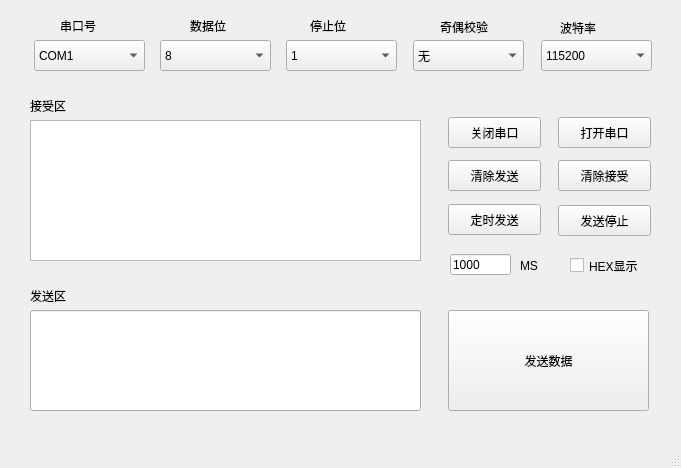
<?xml version="1.0" encoding="UTF-8"?>
<ui version="4.0">
 <class>serial</class>
 <widget class="QMainWindow" name="serial">
  <property name="enabled">
   <bool>true</bool>
  </property>
  <property name="geometry">
   <rect>
    <x>0</x>
    <y>0</y>
    <width>681</width>
    <height>468</height>
   </rect>
  </property>
  <property name="windowTitle">
   <string>Stylle串口助手</string>
  </property>
  <property name="windowIcon">
   <iconset resource="icons.qrc">
    <normaloff>:/system.png</normaloff>:/system.png</iconset>
  </property>
  <widget class="QWidget" name="centralWidget">
   <widget class="QPushButton" name="btn_push">
    <property name="geometry">
     <rect>
      <x>448</x>
      <y>310</y>
      <width>201</width>
      <height>101</height>
     </rect>
    </property>
    <property name="text">
     <string>发送数据</string>
    </property>
   </widget>
   <widget class="QPushButton" name="btn_on">
    <property name="geometry">
     <rect>
      <x>558</x>
      <y>117</y>
      <width>93</width>
      <height>31</height>
     </rect>
    </property>
    <property name="text">
     <string>打开串口</string>
    </property>
   </widget>
   <widget class="QPushButton" name="btn_off">
    <property name="geometry">
     <rect>
      <x>448</x>
      <y>117</y>
      <width>93</width>
      <height>31</height>
     </rect>
    </property>
    <property name="text">
     <string>关闭串口</string>
    </property>
   </widget>
   <widget class="QPushButton" name="btn_tim_off">
    <property name="geometry">
     <rect>
      <x>558</x>
      <y>205</y>
      <width>93</width>
      <height>31</height>
     </rect>
    </property>
    <property name="text">
     <string>发送停止</string>
    </property>
   </widget>
   <widget class="QPushButton" name="btn_del_accept">
    <property name="geometry">
     <rect>
      <x>558</x>
      <y>160</y>
      <width>93</width>
      <height>31</height>
     </rect>
    </property>
    <property name="contextMenuPolicy">
     <enum>Qt::DefaultContextMenu</enum>
    </property>
    <property name="text">
     <string>清除接受</string>
    </property>
   </widget>
   <widget class="QPushButton" name="btn_tim_push">
    <property name="geometry">
     <rect>
      <x>448</x>
      <y>204</y>
      <width>93</width>
      <height>31</height>
     </rect>
    </property>
    <property name="text">
     <string>定时发送</string>
    </property>
   </widget>
   <widget class="QPushButton" name="btn_del_push">
    <property name="geometry">
     <rect>
      <x>448</x>
      <y>160</y>
      <width>93</width>
      <height>31</height>
     </rect>
    </property>
    <property name="text">
     <string>清除发送</string>
    </property>
   </widget>
   <widget class="QLabel" name="up_label">
    <property name="geometry">
     <rect>
      <x>30</x>
      <y>280</y>
      <width>51</width>
      <height>31</height>
     </rect>
    </property>
    <property name="text">
     <string>发送区</string>
    </property>
   </widget>
   <widget class="QLabel" name="lab_accept">
    <property name="geometry">
     <rect>
      <x>30</x>
      <y>90</y>
      <width>61</width>
      <height>31</height>
     </rect>
    </property>
    <property name="text">
     <string>接受区</string>
    </property>
    <property name="textFormat">
     <enum>Qt::PlainText</enum>
    </property>
   </widget>
   <widget class="QComboBox" name="cmb_com">
    <property name="geometry">
     <rect>
      <x>34</x>
      <y>40</y>
      <width>111</width>
      <height>31</height>
     </rect>
    </property>
    <item>
     <property name="text">
      <string>COM1</string>
     </property>
    </item>
    <item>
     <property name="text">
      <string>COM2</string>
     </property>
    </item>
    <item>
     <property name="text">
      <string>COM3</string>
     </property>
    </item>
    <item>
     <property name="text">
      <string>COM4</string>
     </property>
    </item>
    <item>
     <property name="text">
      <string>COM5</string>
     </property>
    </item>
    <item>
     <property name="text">
      <string>COM6</string>
     </property>
    </item>
    <item>
     <property name="text">
      <string>COM7</string>
     </property>
    </item>
    <item>
     <property name="text">
      <string>COM8</string>
     </property>
    </item>
   </widget>
   <widget class="QComboBox" name="cmb_date">
    <property name="geometry">
     <rect>
      <x>160</x>
      <y>40</y>
      <width>111</width>
      <height>31</height>
     </rect>
    </property>
    <item>
     <property name="text">
      <string>8</string>
     </property>
    </item>
    <item>
     <property name="text">
      <string>7</string>
     </property>
    </item>
    <item>
     <property name="text">
      <string>6</string>
     </property>
    </item>
    <item>
     <property name="text">
      <string>5</string>
     </property>
    </item>
   </widget>
   <widget class="QComboBox" name="cmb_stop">
    <property name="geometry">
     <rect>
      <x>286</x>
      <y>40</y>
      <width>111</width>
      <height>31</height>
     </rect>
    </property>
    <item>
     <property name="text">
      <string>1</string>
     </property>
    </item>
    <item>
     <property name="text">
      <string>1.5</string>
     </property>
    </item>
    <item>
     <property name="text">
      <string>2</string>
     </property>
    </item>
   </widget>
   <widget class="QComboBox" name="cmb_parity">
    <property name="geometry">
     <rect>
      <x>413</x>
      <y>40</y>
      <width>111</width>
      <height>31</height>
     </rect>
    </property>
    <item>
     <property name="text">
      <string>无</string>
     </property>
    </item>
    <item>
     <property name="text">
      <string>奇校验</string>
     </property>
    </item>
    <item>
     <property name="text">
      <string>偶校验</string>
     </property>
    </item>
   </widget>
   <widget class="QComboBox" name="cmb_bound">
    <property name="geometry">
     <rect>
      <x>541</x>
      <y>40</y>
      <width>111</width>
      <height>31</height>
     </rect>
    </property>
    <item>
     <property name="text">
      <string>115200</string>
     </property>
    </item>
    <item>
     <property name="text">
      <string>57600</string>
     </property>
    </item>
    <item>
     <property name="text">
      <string>38400</string>
     </property>
    </item>
    <item>
     <property name="text">
      <string>9600</string>
     </property>
    </item>
    <item>
     <property name="text">
      <string>2400</string>
     </property>
    </item>
    <item>
     <property name="text">
      <string>1200</string>
     </property>
    </item>
   </widget>
   <widget class="QLabel" name="lab_com">
    <property name="geometry">
     <rect>
      <x>60</x>
      <y>10</y>
      <width>51</width>
      <height>31</height>
     </rect>
    </property>
    <property name="text">
     <string>串口号</string>
    </property>
   </widget>
   <widget class="QLabel" name="date_label">
    <property name="geometry">
     <rect>
      <x>190</x>
      <y>10</y>
      <width>51</width>
      <height>31</height>
     </rect>
    </property>
    <property name="text">
     <string>数据位</string>
    </property>
   </widget>
   <widget class="QLabel" name="stop_label">
    <property name="geometry">
     <rect>
      <x>310</x>
      <y>10</y>
      <width>51</width>
      <height>31</height>
     </rect>
    </property>
    <property name="text">
     <string>停止位</string>
    </property>
   </widget>
   <widget class="QLabel" name="paritylabel">
    <property name="geometry">
     <rect>
      <x>440</x>
      <y>11</y>
      <width>61</width>
      <height>31</height>
     </rect>
    </property>
    <property name="text">
     <string>奇偶校验</string>
    </property>
   </widget>
   <widget class="QLabel" name="bound_label">
    <property name="geometry">
     <rect>
      <x>560</x>
      <y>12</y>
      <width>51</width>
      <height>31</height>
     </rect>
    </property>
    <property name="text">
     <string>波特率</string>
    </property>
   </widget>
   <widget class="QCheckBox" name="cbox_hex">
    <property name="geometry">
     <rect>
      <x>570</x>
      <y>250</y>
      <width>121</width>
      <height>31</height>
     </rect>
    </property>
    <property name="text">
     <string>HEX显示</string>
    </property>
   </widget>
   <widget class="QLineEdit" name="lint_ms">
    <property name="geometry">
     <rect>
      <x>450</x>
      <y>254</y>
      <width>61</width>
      <height>21</height>
     </rect>
    </property>
    <property name="text">
     <string>1000</string>
    </property>
   </widget>
   <widget class="QLabel" name="lab_ms">
    <property name="geometry">
     <rect>
      <x>520</x>
      <y>250</y>
      <width>21</width>
      <height>31</height>
     </rect>
    </property>
    <property name="text">
     <string>MS</string>
    </property>
   </widget>
   <widget class="QPlainTextEdit" name="lint_accept">
    <property name="geometry">
     <rect>
      <x>30</x>
      <y>120</y>
      <width>391</width>
      <height>141</height>
     </rect>
    </property>
   </widget>
   <widget class="QLineEdit" name="lint_send">
    <property name="geometry">
     <rect>
      <x>30</x>
      <y>310</y>
      <width>391</width>
      <height>101</height>
     </rect>
    </property>
   </widget>
  </widget>
  <widget class="QMenuBar" name="menuBar">
   <property name="geometry">
    <rect>
     <x>0</x>
     <y>0</y>
     <width>681</width>
     <height>25</height>
    </rect>
   </property>
  </widget>
  <widget class="QStatusBar" name="statusBar"/>
 </widget>
 <layoutdefault spacing="6" margin="11"/>
 <resources>
  <include location="icons.qrc"/>
 </resources>
 <connections/>
</ui>
